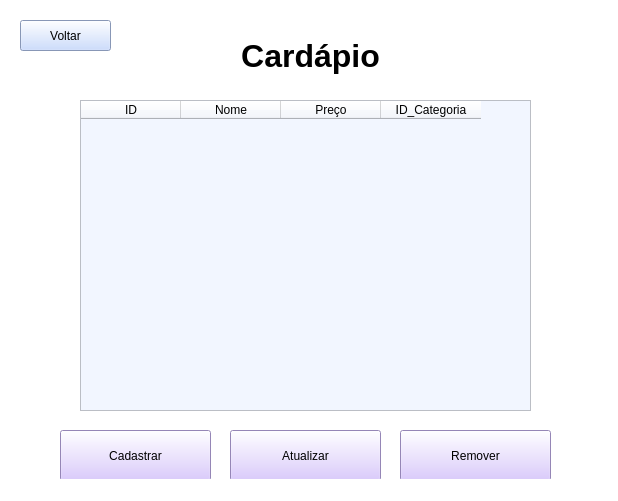
<?xml version="1.0" encoding="UTF-8"?>
<ui version="4.0">
 <class>MainWindow</class>
 <widget class="QMainWindow" name="MainWindow">
  <property name="geometry">
   <rect>
    <x>0</x>
    <y>0</y>
    <width>618</width>
    <height>501</height>
   </rect>
  </property>
  <property name="windowTitle">
   <string>MainWindow</string>
  </property>
  <property name="styleSheet">
   <string notr="true">background-color: rgb(255, 255, 255);</string>
  </property>
  <widget class="QWidget" name="centralwidget">
   <widget class="QTableWidget" name="tabela_cardapio">
    <property name="geometry">
     <rect>
      <x>80</x>
      <y>100</y>
      <width>451</width>
      <height>311</height>
     </rect>
    </property>
    <property name="styleSheet">
     <string notr="true">background-color: rgb(242, 246, 255);</string>
    </property>
    <column>
     <property name="text">
      <string>ID</string>
     </property>
    </column>
    <column>
     <property name="text">
      <string>Nome</string>
     </property>
    </column>
    <column>
     <property name="text">
      <string>Preço</string>
     </property>
    </column>
    <column>
     <property name="text">
      <string>ID_Categoria</string>
     </property>
    </column>
   </widget>
   <widget class="QPushButton" name="bt_cadastrarComida">
    <property name="geometry">
     <rect>
      <x>60</x>
      <y>430</y>
      <width>151</width>
      <height>51</height>
     </rect>
    </property>
    <property name="styleSheet">
     <string notr="true">background-color: rgb(209, 187, 255);</string>
    </property>
    <property name="text">
     <string>Cadastrar</string>
    </property>
   </widget>
   <widget class="QPushButton" name="bt_atualizarComida">
    <property name="geometry">
     <rect>
      <x>230</x>
      <y>430</y>
      <width>151</width>
      <height>51</height>
     </rect>
    </property>
    <property name="styleSheet">
     <string notr="true">background-color: rgb(209, 187, 255);</string>
    </property>
    <property name="text">
     <string>Atualizar</string>
    </property>
   </widget>
   <widget class="QPushButton" name="bt_removerComida">
    <property name="geometry">
     <rect>
      <x>400</x>
      <y>430</y>
      <width>151</width>
      <height>51</height>
     </rect>
    </property>
    <property name="styleSheet">
     <string notr="true">background-color: rgb(209, 187, 255);</string>
    </property>
    <property name="text">
     <string>Remover</string>
    </property>
   </widget>
   <widget class="QPushButton" name="bt_voltar">
    <property name="geometry">
     <rect>
      <x>20</x>
      <y>20</y>
      <width>91</width>
      <height>31</height>
     </rect>
    </property>
    <property name="styleSheet">
     <string notr="true">background-color: rgb(190, 211, 255);</string>
    </property>
    <property name="text">
     <string>Voltar</string>
    </property>
   </widget>
   <widget class="QLabel" name="label">
    <property name="geometry">
     <rect>
      <x>0</x>
      <y>30</y>
      <width>621</width>
      <height>51</height>
     </rect>
    </property>
    <property name="font">
     <font>
      <family>Microsoft JhengHei UI</family>
      <pointsize>24</pointsize>
      <bold>true</bold>
     </font>
    </property>
    <property name="text">
     <string>Cardápio</string>
    </property>
    <property name="alignment">
     <set>AlignCenter</set>
    </property>
   </widget>
   <zorder>tabela_cardapio</zorder>
   <zorder>bt_cadastrarComida</zorder>
   <zorder>bt_atualizarComida</zorder>
   <zorder>bt_removerComida</zorder>
   <zorder>label</zorder>
   <zorder>bt_voltar</zorder>
  </widget>
  <widget class="QStatusBar" name="statusbar"/>
 </widget>
 <resources/>
 <connections/>
</ui>
